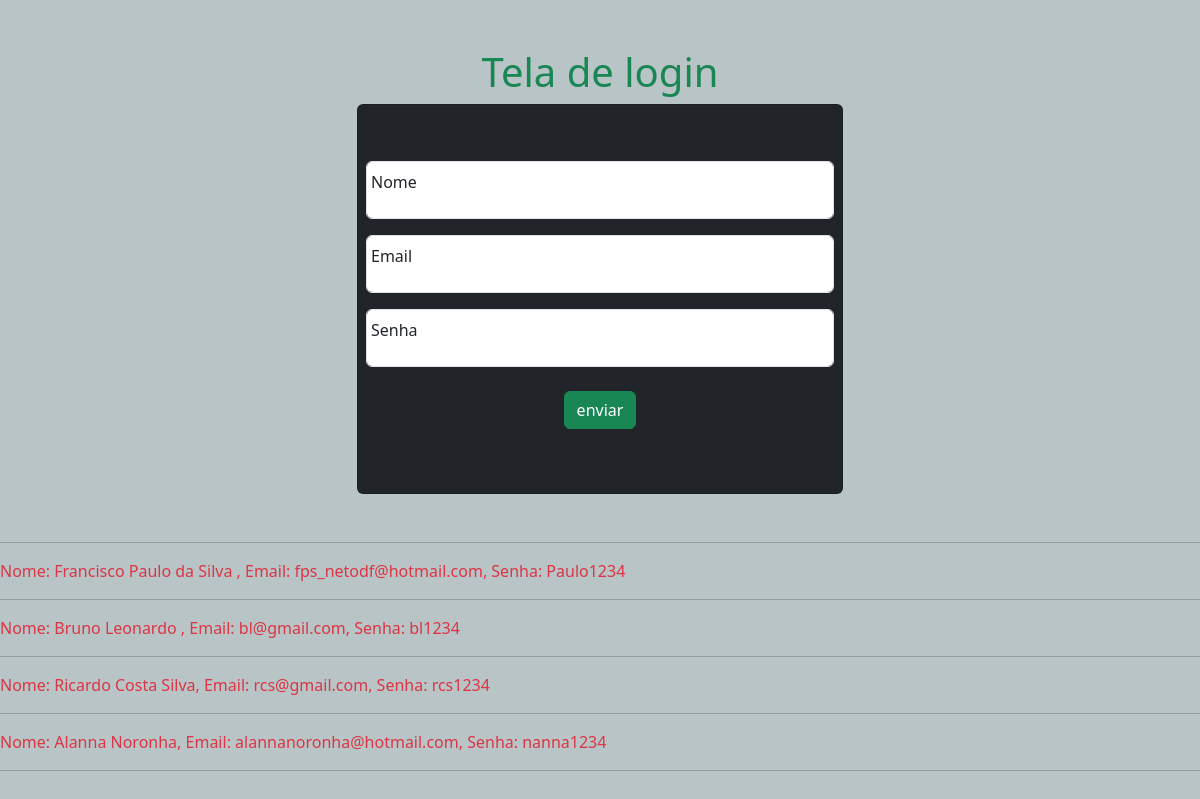
The page / on the database its author committed.
### authenticacao/models.py (models this page shows, shortened)
class Pessoa(models.Model):
    nome = models.CharField(max_length=100)
    email = models.EmailField()
    senha = models.CharField(max_length=100)
    cargo = models.ForeignKey(Cargo,default=2 , on_delete=models.DO_NOTHING)

### authenticacao/views.py (the view, shortened to what this page needs)
# urls.py: path('', views.home, name='home'),
def home(request):
    if request.method == 'GET':
        pessoas = Pessoa.objects.all()
        return render(request, 'authenticacao/home.html', {'pessoas': pessoas})

### authenticacao/templates/authenticacao/home.html (shortened to what this page needs)
{% extends "authenticacao/base.html" %}
{% load static %}
{% block head %}
  <link rel="stylesheet" href="{% static 'css/home.css' %}">
{% endblock head %}
{% block conteudo %}
  <div class="container">
    <div class="row justify-content-center m-5">
      <div class="col-6">
        <h1 class="text-center text-success">Tela de login</h1>
        <div class="card py-5 bg-dark">
          <form action="{% url 'home' %}" method="post">{% csrf_token %}
            <div class="form-floating p-2">
              <input class='form-control' type="text" name="nome" id="nome" placeholder=" ">
              <label for="nome">Nome </label>
            </div>
            <div class="form-floating p-2">
              <input class='form-control' type="email" name="email" id="email" placeholder=" ">
              <label for="email">Email </label>
            </div>
            <div class="form-floating p-2 ">
              <input class='form-control' type="password" name="senha" id="senha" placeholder=" ">
              <label for="senha">Senha </label>
            </div>
            <div class="text-center m-3">
              <input class="btn btn-success" type="submit" value="enviar">
            </div>
          </form>
        </div>
      </div>
    </div>
  </div>
  <hr>
  {% if request.method == 'POST' %}
    <p>Nome: {{ nome }}</p>
    <p>E-mail: {{ email }}</p>
    <p>Senha: {{ senha }}</p>
  {% else %}
  {% for pessoa in pessoas %}
    <p class="text-danger">Nome: {{ pessoa.nome }}, Email: {{ pessoa.email }}, Senha: {{ pessoa.senha }}</p>
    <hr>
  {% endfor %}
  {% endif %}
{% endblock conteudo %}

### authenticacao/templates/authenticacao/base.html (shortened to what this page needs)
{% load static %}
<!doctype html>
<html lang="pt-br">
  <head>
    <link href="https://cdn.jsdelivr.net/npm/bootstrap@5.3.3/dist/css/bootstrap.min.css" rel="stylesheet">
    {% block head %}{% endblock head %}
</head>
  <body>
    {% block conteudo %}{% endblock conteudo %}
</body>
</html>

### static/css/home.css (style rules this page uses)
body { background-color: hsl(189, 11%, 75%); }

### rows shown on the page
Pessoa: nome "Francisco Paulo da Silva", email "fps_netodf@hotmail.com", senha "Paulo1234"
Pessoa: nome "Bruno Leonardo", email "bl@gmail.com", senha "bl1234"
Pessoa: nome "Ricardo Costa Silva", email "rcs@gmail.com", senha "rcs1234"
Pessoa: nome "Alanna Noronha", email "alannanoronha@hotmail.com", senha "nanna1234"
